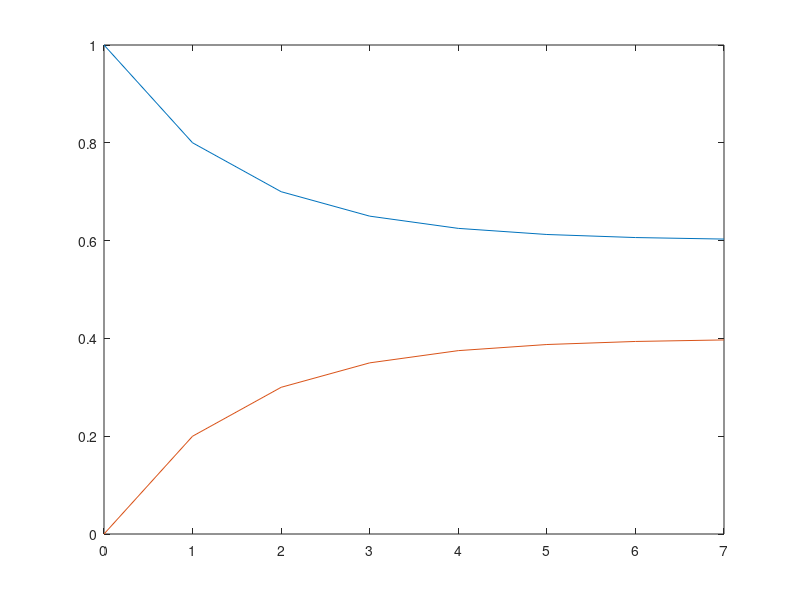

Source code (MATLAB):
# Chapter 2 - 1.30
u = [ 1 ; 0];
A = [.8 .3 ; .2 .7];
x = u;
k= [0 : 7];

while size(x,2) <= 7
   u = A*u;
   x = [ x u ];
end
plot(k,x);

# Chapter 2 - 1.34
A = [  2 -1  0  0 ;
      -1  2 -1  0 ;
       0 -1  2 -1 ;
       0  0  -1 2 ];
b = [ 1 2 3 4 ]'
